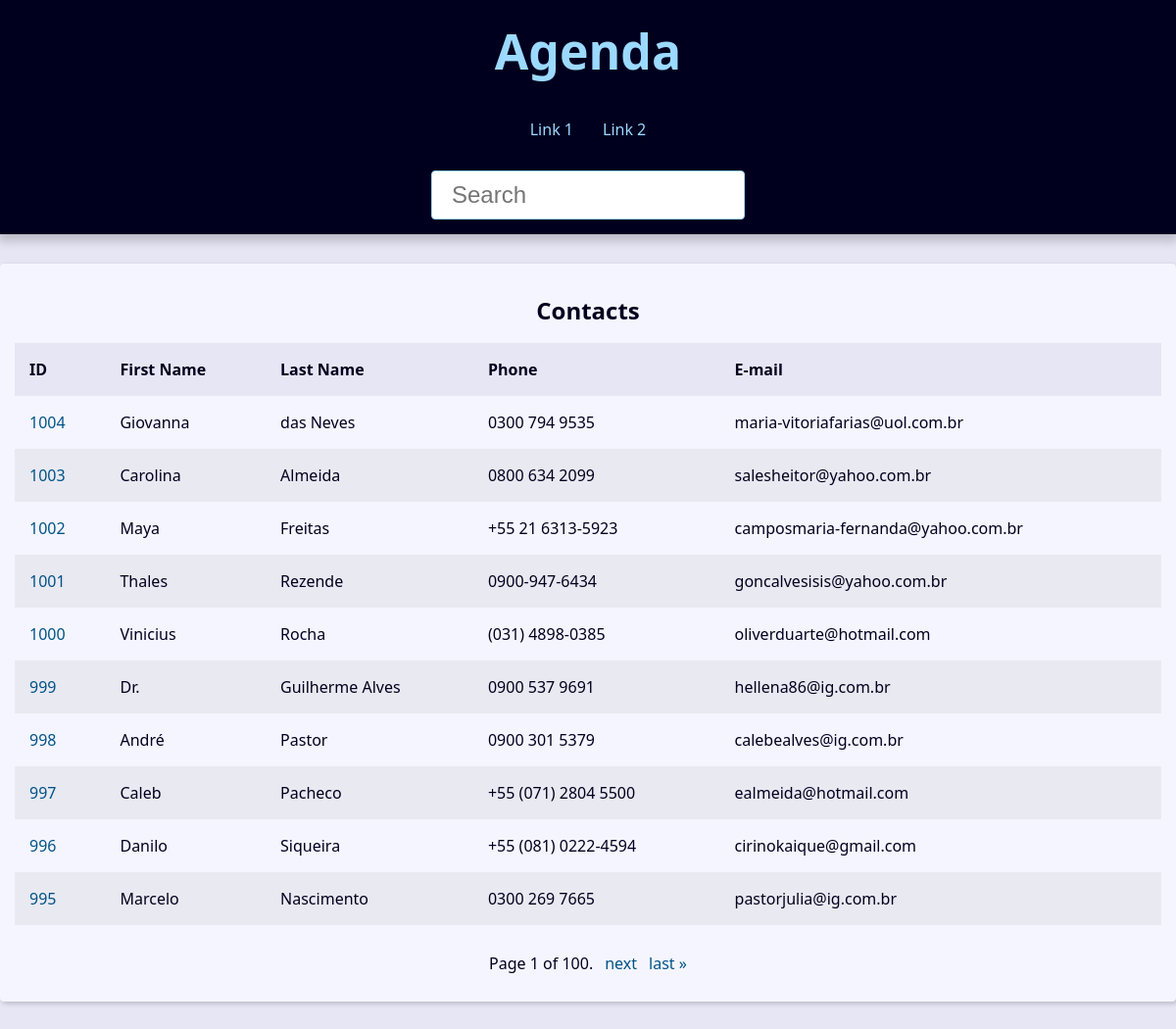
The page / on the database its author committed.
### contact/models.py (models this page shows, shortened)
class Contact(models.Model):
    first_name = models.CharField(max_length=50)
    last_name = models.CharField(max_length=50, blank=True)
    phone = models.CharField(max_length=50)
    email = models.EmailField(max_length=254, blank=True)
    created_date = models.DateTimeField(default=timezone.now)
    description = models.TextField(blank=True)
    show = models.BooleanField(default=True)
    picture = models.ImageField(blank=True, upload_to="pictures/%Y/%m/")
    category = models.ForeignKey(
        Category, on_delete=models.SET_NULL, blank=True, null=True
    )
    owner = models.ForeignKey(User, on_delete=models.SET_NULL, blank=True, null=True)

### contact/views/contact_views.py (the view)
# urls.py: path("", views.index, name="index"),
def index(request):
    contacts = Contact.objects.filter(show=True).order_by("-id")
    paginator = Paginator(contacts, 10)
    page_number = request.GET.get("page")
    page_obj = paginator.get_page(page_number)
    context = {
        "page_obj": page_obj,
        "site_title": "Contatos - ",
    }
    return render(request, "contact/index.html", context)

### contact/templates/contact/index.html
{% extends 'global/base.html' %}
{% block content %}
{% if page_obj %}
<div class="responsive-table">
    <table class="contacts-table">
        <caption class="table-caption ">
            Contacts
        </caption>
        <thead>
            <tr class="table-row table-row-header">
                <th class="table-header">ID</th>
                <th class="table-header">First Name</th>
                <th class="table-header">Last Name</th>
                <th class="table-header">Phone</th>
                <th class="table-header">E-mail</th>
            </tr>
        </thead>
        <tbody>
            {% for contact in page_obj %}
            <tr class="table-row">
                <td class="table-cel">
                    <a class="table-link" href="{% url 'contact:contact' contact.id %}">
                        {{ contact.id }}
                    </a>
                </td>
                <td class="table-cel">
                    {{ contact.first_name }}
                </td>
                <td class="table-cel">
                    {{ contact.last_name }}
                </td>
                <td class="table-cel">
                    {{ contact.phone }}
                </td>
                <td class="table-cel">
                    {{ contact.email }}
                </td>
            </tr>
            {% endfor %}
        </tbody>
    </table>
</div>
{% else %}
<div class="single-contact">
    <h1 class="single-contact-name">
        Nenhum contato encontrado.
    </h1>
</div>
{% endif %}
{% endblock content %}

### base_static/global/css/style.css (style rules this page uses)
:root { --spacing: 1.5rem; --link-dark-color: rgb(0, 83, 134); --link-light-color: rgb(156, 217, 255); --clr-white: rgb(245, 245, 255); --clr-black: rgb(0, 0, 30); --clr-light-gray: rgb(230, 230, 245); --clr-dark-shadow-5: rgba(0, 0, 10, 5%); --clr-dark-shadow-10: rgba(0, 0, 10, 10%); --clr-dark-shadow-20: rgba(0, 0, 10, 20%); --clr-light-shadow-5: rgba(200, 200, 255, 5%); --clr-light-shadow-10: rgba(200, 200, 255, 10%); --clr-light-shadow-20: rgba(200, 200, 255, 20%); --main-page-width: 120rem; --table-min-width: 60rem; --biggest-font-size: 5rem; --bigger-font-size: 4rem; --big-font-size: 3.2rem; --medium-font-size: 2.4rem; --small-font-size: 1.6rem; --smaller-font-size: 1.4rem; --smallest-font-size: 1.2rem; --transition-fast: 300ms; --transition-medium: 600ms; --transition-slow: 1s; --default-border-radius: 4px; }
*, *::before, *::after { margin: 0; padding: 0; box-sizing: border-box; }
html { font-size: 62.5%; }
body { font-family: system-ui, -apple-system, BlinkMacSystemFont, "Segoe UI", Roboto, Oxygen, Ubuntu, Cantarell, "Open Sans", "Helvetica Neue", sans-serif; line-height: 1.5; font-size: var(--small-font-size); color: var(--clr-black); -webkit-font-smoothing: antialiased; background: var(--clr-light-gray); }
.responsive-table { width: 100%; overflow-x: auto; }
.contacts-table { width: 100%; min-width: var(--table-min-width); border-collapse: collapse; }
.table-caption { font-size: var(--medium-font-size); font-weight: bold; padding: var(--spacing); }
.table-row { text-align: left; text-overflow: ellipsis; transition: background-color var(--transition-fast) ease-in-out; }
.table-row:nth-of-type(2n) { background: var(--clr-dark-shadow-5); }
.table-row-header { background: var(--clr-light-gray); color: var(--clr-black); }
.table-cel, .table-header { padding: var(--spacing); }
.table-link { color: var(--link-dark-color); transition: color var(--transition-fast) ease-in-out; text-decoration: none; }

### rows shown on the page
Contact: id "1004", first_name "Giovanna", last_name "das Neves", phone "0300 794 9535", email "maria-vitoriafarias@uol.com.br"
Contact: id "1003", first_name "Carolina", last_name "Almeida", phone "0800 634 2099", email "salesheitor@yahoo.com.br"
Contact: id "1002", first_name "Maya", last_name "Freitas", phone "+55 21 6313-5923", email "camposmaria-fernanda@yahoo.com.br"
Contact: id "1001", first_name "Thales", last_name "Rezende", phone "0900-947-6434", email "goncalvesisis@yahoo.com.br"
Contact: id "1000", first_name "Vinicius", last_name "Rocha", phone "(031) 4898-0385", email "oliverduarte@hotmail.com"
Contact: id "999", first_name "Dr.", last_name "Guilherme Alves", phone "0900 537 9691", email "hellena86@ig.com.br"
Contact: id "998", first_name "André", last_name "Pastor", phone "0900 301 5379", email "calebealves@ig.com.br"
Contact: id "997", first_name "Caleb", last_name "Pacheco", phone "+55 (071) 2804 5500", email "ealmeida@hotmail.com"
Contact: id "996", first_name "Danilo", last_name "Siqueira", phone "+55 (081) 0222-4594", email "cirinokaique@gmail.com"
Contact: id "995", first_name "Marcelo", last_name "Nascimento", phone "0300 269 7665", email "pastorjulia@ig.com.br"

### other values the page prints
{{ page_obj.number }} "1"
{{ page_obj.paginator.num_pages }} "100"
